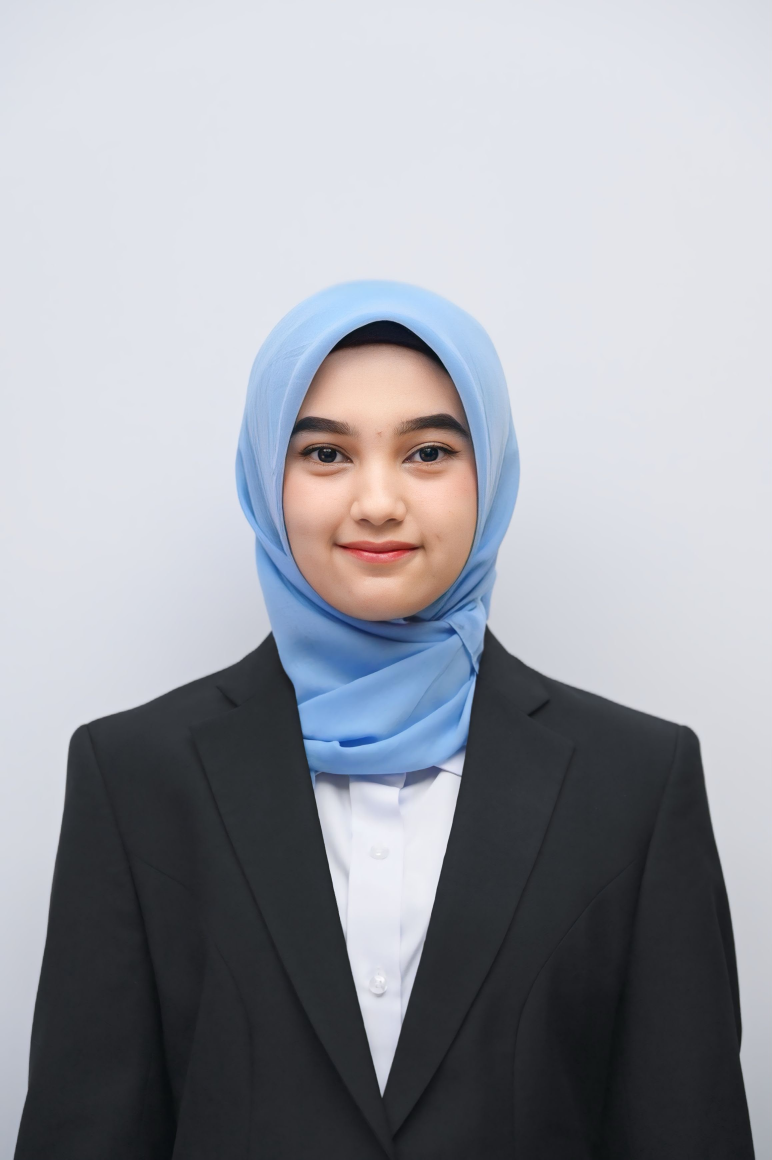
#> input picture assets/anggun.jpeg, 2316 x 3480 px (shown at 1/3 size)
$ python -i app.py   (imports and definitions only)
#> lines starting #> are read from the running program, lines starting #| are printed output that depends on the picture
import streamlit as st
import base64
import io
from PIL import Image
from pathlib import Path

# [1 line not run here, left out]

# ==========================================
# FUNGSI PENAJAM FOTO (ANTI BLUR)
# ==========================================
def get_optimized_base64(image_path, size=(240, 240)):
#> called with image_path = 'assets/anggun.jpeg', size = (240, 240)
    if not Path(image_path).exists():
        return None
    try:
        img = Image.open(image_path)
#> img is the input picture: PIL image 2316x3480 RGB; mean R, G, B 155.5, 157.9, 165.3

        # 1. Potong jadi persegi (fokus agak ke atas buat wajah)
        width, height = img.size
#> width = 2316; height = 3480
        min_dim = min(width, height)
#> min_dim = 2316
        left = (width - min_dim) / 2
#> left = 0
        top = (height - min_dim) / 3
#> top = 388
        right = (width + min_dim) / 2
#> right = 2316
        bottom = top + min_dim
#> bottom = 2704

        if bottom > height:
            bottom = height
            top = height - min_dim

        img = img.crop((left, top, right, bottom))
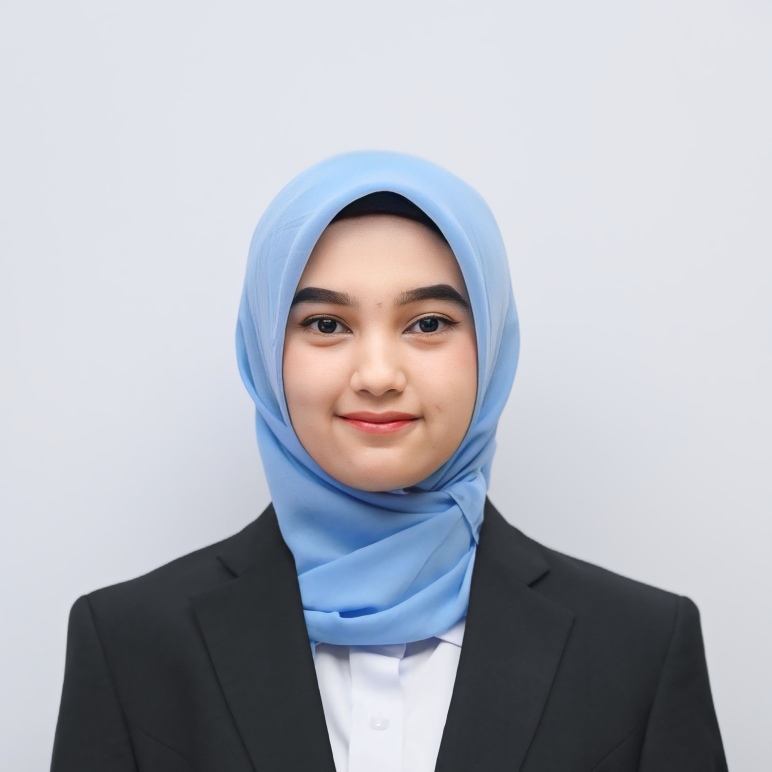
#> img: PIL image 2316x2316 RGB (shown at 1/3 size); mean R, G, B 177.1, 179.6, 188

        # 2. Perkecil pakai algoritma LANCZOS (paling tajam)
        img = img.resize(size, Image.Resampling.LANCZOS)
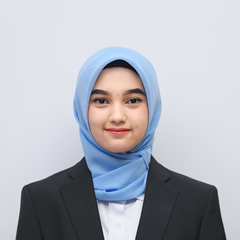
#> img: PIL image 240x240 RGB; mean R, G, B 177.1, 179.6, 188

        # 3. Simpan ke base64
        if img.mode in ('RGBA', 'P'):
            img = img.convert('RGB')
        buffered = io.BytesIO()
        img.save(buffered, format="JPEG", quality=95)
        return base64.b64encode(buffered.getvalue()).decode()
    except Exception:
        return None

# ==========================================
# DATA 5 ANGGOTA
# ==========================================
data_anggota = [
    {
        "nama": "Gregorius Waek",
        "role": "Fullstack Dev",
        "email": "waekgregorius@gmail.com",
        "wa": "081234567890",
        "foto": "assets/gregorius.jpeg",
        "cv": "assets/cv.pdf",
        "about": "Mahasiswa Sistem Informasi semester 7 di Universitas Bina Sarana Informatika (UBSI) yang berfokus pada pengembangan web. Saat ini saya sedang mengasah kemampuan backend dan arsitektur database melalui program magang di Majalah Hidup, di mana saya membangun sistem aplikasi web dari nol menggunakan Laravel. Saya senang membangun sistem yang kompleks, aman, dan memberikan solusi nyata bagi pengguna.",
        "pengalaman": """<b>Web Developer Intern</b> | Majalah Hidup (2026 - Sekarang)
<ul style="margin-top: 8px; margin-bottom: 20px; padding-left: 20px; color: #FFFFFF !important; line-height: 1.6;">
<li>Merancang dan membangun ulang website utama perusahaan (Redesign) secara end-to-end menggunakan Laravel 12 dan MySQL.</li>
<li>Berperan sebagai Fullstack Developer dalam membangun sistem CMS (Content Management System) untuk redaksi.</li>
<li>Mengembangkan sistem E-Commerce (Keranjang & Checkout) serta integrasi pelacakan pengunjung (Traffic Tracking).</li>
</ul>
<b>Proyek Utama: Full-stack Web App (Majalah HIDUP)</b>
<ul style="margin-top: 8px; margin-bottom: 20px; padding-left: 20px; color: #FFFFFF !important; line-height: 1.6;">
<li><b>Tech Stack:</b> Laravel 12, MySQL, Bootstrap, Vanilla JS.</li>
<li>Membangun sistem dari nol dengan fitur Admin Dashboard, E-Commerce, Smart Search Algorithm, dan keamanan multi-guard auth.</li>
</ul>
<b>Pendidikan</b>
<ul style="margin-top: 8px; margin-bottom: 20px; padding-left: 20px; color: #FFFFFF !important; line-height: 1.6;">
<li>S1 Sistem Informasi | Universitas Bina Sarana Informatika (UBSI), Kramat 98 (2023 - Sekarang).</li>
</ul>
<b>Keahlian (Skills)</b>
<ul style="margin-top: 8px; margin-bottom: 0px; padding-left: 20px; color: #FFFFFF !important; line-height: 1.6;">
<li>Laravel, PHP, MySQL, HTML, CSS, JavaScript, Bootstrap, Tailwind CSS, Git, VS Code, Laragon.</li>
</ul>"""
    },
    {
        "nama": "Maria Oktaviani Timung",
        "role": "UI/UX Designer",
        "email": "maria.oktaviani@gmail.com",
        "wa": "081234567891",
        "foto": "assets/maria.jpeg",
        "cv": "assets/cv_maria.pdf",
        "about": "Mahasiswa Sistem Informasi yang berfokus pada perancangan antarmuka (UI) dan pengalaman pengguna (UX). Memiliki ketertarikan besar dalam menciptakan desain yang estetis, fungsional, dan mudah digunakan. Berpengalaman menggunakan Figma untuk membuat wireframe, prototipe, dan user testing.",
        "pengalaman": """<b>Freelance UI/UX Designer</b> | 2024 - Sekarang
<ul style="margin-top: 8px; margin-bottom: 20px; padding-left: 20px; color: #FFFFFF !important; line-height: 1.6;">
<li>Mendesain aplikasi mobile untuk UMKM lokal dengan pendekatan Design Thinking.</li>
<li>Membangun landing page untuk berbagai event kampus dan organisasi mahasiswa.</li>
</ul>
<b>Asisten Laboratorium Desain</b> | Universitas Bina Sarana Informatika (2025)
<ul style="margin-top: 8px; margin-bottom: 20px; padding-left: 20px; color: #FFFFFF !important; line-height: 1.6;">
<li>Membantu mahasiswa dalam memahami dasar-dasar desain antarmuka menggunakan Figma.</li>
</ul>
<b>Keahlian (Skills)</b>
<ul style="margin-top: 8px; margin-bottom: 0px; padding-left: 20px; color: #FFFFFF !important; line-height: 1.6;">
<li>Figma, Adobe XD, UI Design, UX Research, Wireframing, Prototyping.</li>
</ul>"""
    },
    {
        "nama": "Anggun Berliani",
        "role": "Quality Assurance",
        "email": "anggun@gmail.com",
        "wa": "081234567892",
        "foto": "assets/anggun.jpeg",
        "cv": "assets/cv_anggun.pdf",
        "about": "Mahasiswa Sistem Informasi dengan ketelitian tinggi pada pengujian perangkat lunak. Berfokus pada manual testing dan otomasi untuk memastikan aplikasi berjalan bebas dari bug. Terbiasa bekerja dalam tim Agile.",
        "pengalaman": """<b>QA Intern</b> | PT Teknologi Nusantara (2025)
<ul style="margin-top: 8px; margin-bottom: 20px; padding-left: 20px; color: #FFFFFF !important; line-height: 1.6;">
<li>Melakukan manual testing pada aplikasi web internal perusahaan.</li>
<li>Membuat laporan bug (bug report) yang detail dan terstruktur untuk tim developer.</li>
</ul>
<b>Keahlian (Skills)</b>
<ul style="margin-top: 8px; margin-bottom: 0px; padding-left: 20px; color: #FFFFFF !important; line-height: 1.6;">
<li>Manual Testing, Selenium, Katalon Studio, Jira, Software Development Life Cycle (SDLC).</li>
</ul>"""
    },
    {
        "nama": "Nela Nur Fajrianti",
        "role": "Mobile Developer",
        "email": "nela@gmail.com",
        "wa": "081234567893",
        "foto": "assets/nela.jpg",
        "cv": "assets/cv_nela.pdf",
        "about": "Mahasiswa Sistem Informasi yang antusias dalam pengembangan aplikasi mobile lintas platform. Senang mengeksplorasi fitur-fitur baru pada framework Flutter untuk menciptakan aplikasi yang ringan dan responsif.",
        "pengalaman": """<b>Mobile Developer (Freelance)</b> | 2023 - Sekarang
<ul style="margin-top: 8px; margin-bottom: 20px; padding-left: 20px; color: #FFFFFF !important; line-height: 1.6;">
<li>Membangun aplikasi mobile untuk manajemen tugas mahasiswa menggunakan Flutter dan Firebase.</li>
<li>Melakukan integrasi REST API dari backend ke aplikasi mobile.</li>
</ul>
<b>Keahlian (Skills)</b>
<ul style="margin-top: 8px; margin-bottom: 0px; padding-left: 20px; color: #FFFFFF !important; line-height: 1.6;">
<li>Flutter, Dart, Firebase, REST API, Android Studio, Git.</li>
</ul>"""
    },
    {
        "nama": "Fauzi Ramdani Koswara",
        "role": "Backend Dev",
        "email": "fauzi@gmail.com",
        "wa": "081234567894",
        "foto": "assets/fauzi.jpeg",
        "cv": "assets/cv_fauzi.pdf",
        "about": "Mahasiswa Sistem Informasi yang berfokus pada arsitektur server dan pengelolaan database. Memiliki minat besar dalam membangun API yang aman, cepat, dan mudah di-maintain oleh tim frontend.",
        "pengalaman": """<b>Backend Intern</b> | Startup Fintech XYZ (2025)
<ul style="margin-top: 8px; margin-bottom: 20px; padding-left: 20px; color: #FFFFFF !important; line-height: 1.6;">
<li>Membantu pengembangan REST API menggunakan Node.js dan Express.js.</li>
<li>Melakukan optimasi query pada database MySQL untuk mempercepat waktu respons server.</li>
</ul>
<b>Keahlian (Skills)</b>
<ul style="margin-top: 8px; margin-bottom: 0px; padding-left: 20px; color: #FFFFFF !important; line-height: 1.6;">
<li>Node.js, Express.js, PHP, MySQL, MongoDB, Postman, Docker (Dasar).</li>
</ul>"""
    }
]

# ==========================================
# CSS TAMPILAN
# ==========================================
# [116 lines not run here, left out]

# ==========================================
# 1. BAGIAN ATAS: 5 KOTAK
# ==========================================
# [1 line that did not run here, left out]

# [68 lines not run here, left out]

>>> result = get_optimized_base64('assets/anggun.jpeg')

$ run again, on assets/fauzi.jpeg
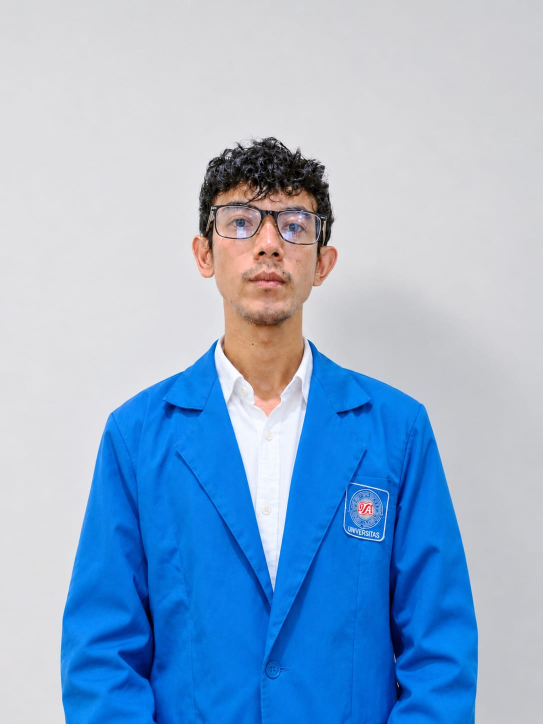
#> input picture assets/fauzi.jpeg, 1086 x 1448 px (shown at 1/2 size)
#> in get_optimized_base64, img is the input picture: PIL image 1086x1448 RGB; mean R, G, B 146.7, 176.9, 209.9
#> in get_optimized_base64, `img = img.crop((left, top, right, bottom))`:
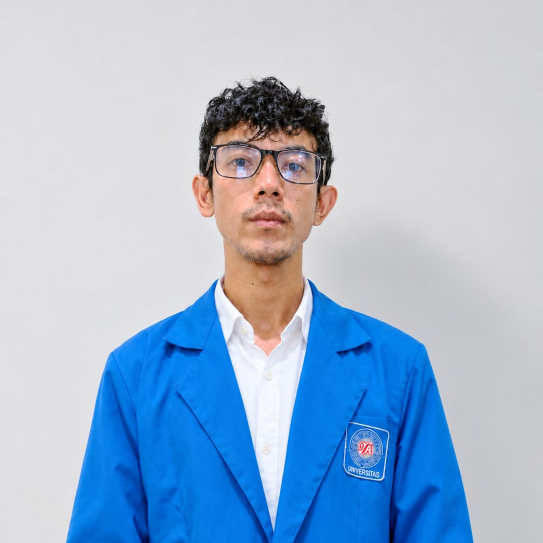
#> img: PIL image 1086x1086 RGB (shown at 1/2 size); mean R, G, B 160.5, 183.4, 209.2
#> in get_optimized_base64, `img = img.resize(size, Image.Resampling.LANCZOS)`:
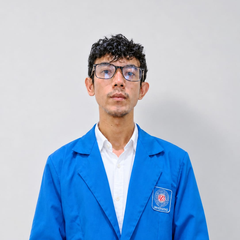
#> img: PIL image 240x240 RGB; mean R, G, B 160.5, 183.4, 209.2

$ run again, on assets/maria.jpeg
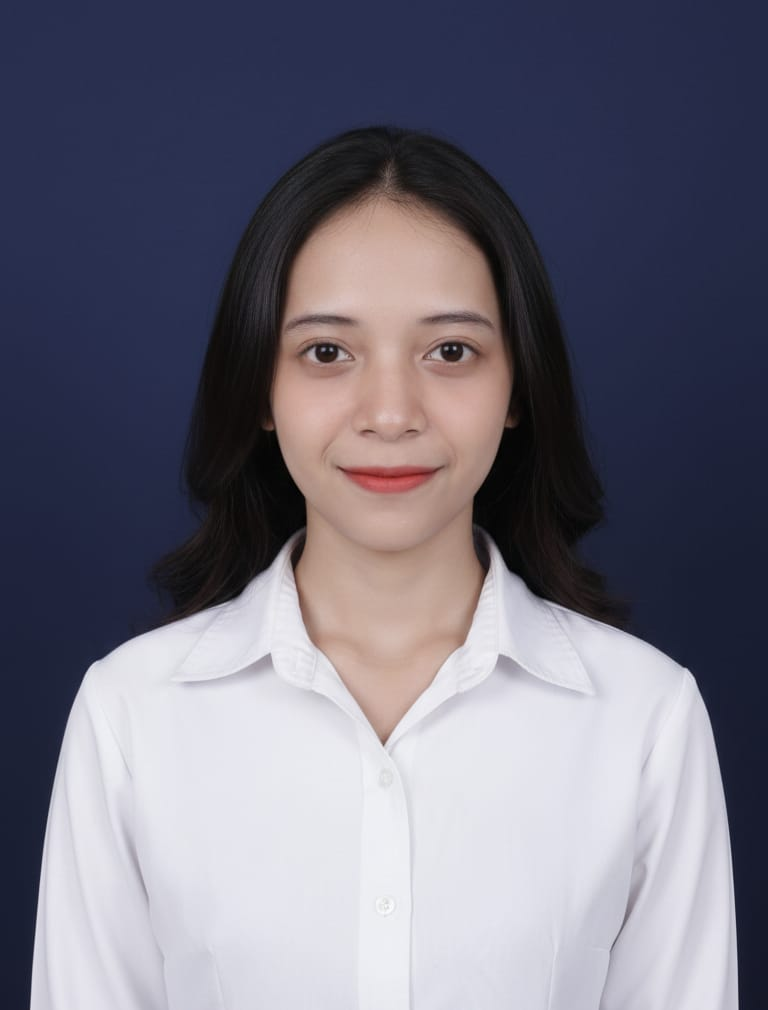
#> input picture assets/maria.jpeg, 768 x 1010 px
#> in get_optimized_base64, img is the input picture: PIL image 768x1010 RGB; mean R, G, B 112.5, 110.4, 124.5
#> in get_optimized_base64, `img = img.crop((left, top, right, bottom))`:
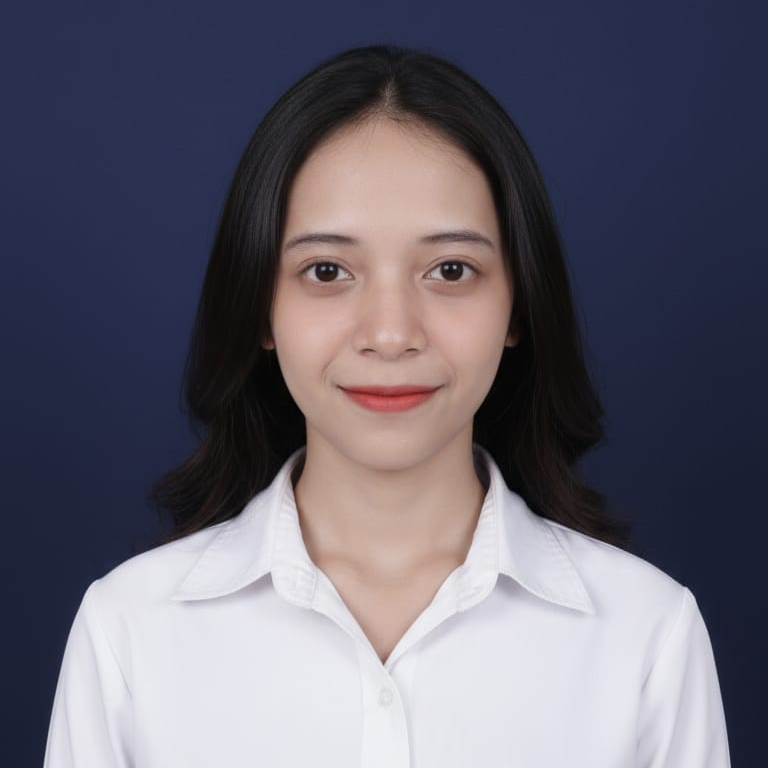
#> img: PIL image 768x768 RGB; mean R, G, B 101.5, 98.2, 111.4
